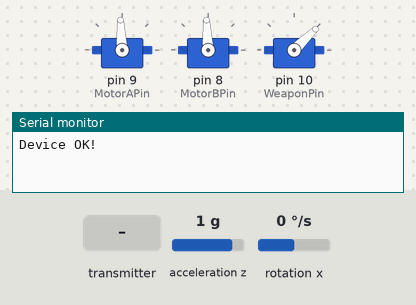
Recording of a sketch running on a simulated Arduino Leonardo, built with avr-gcc and run on an emulated ATmega32U4. Parts: 3 × servo, the last lines printed to the serial monitor. The test bench sets the inputs (shaded band); at power-on: acceleration z 1 g, rotation x 0 °/s.

Above: at 4.2 s.
4.3 s: the transmitter starts sending readChannel.5 = 2000
5.8 s: the transmitter starts sending readChannel.0 = 2000
At 6.8 s:
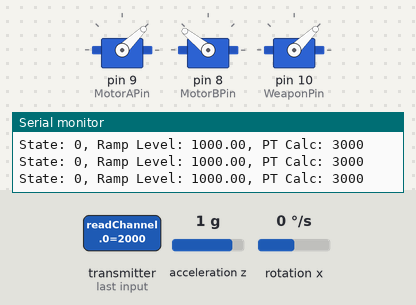
At 8.4 s:
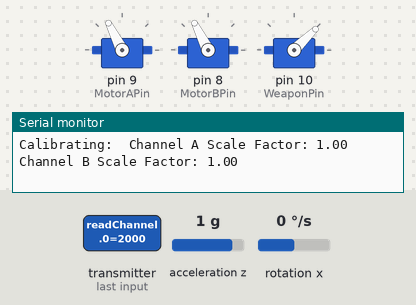
8.8 s: the transmitter starts sending readChannel.1 = 1500
11.8 s: the transmitter starts sending readChannel.5 = 1000
13.9 s: the transmitter starts sending readChannel.0 = 1000
At 15.1 s:
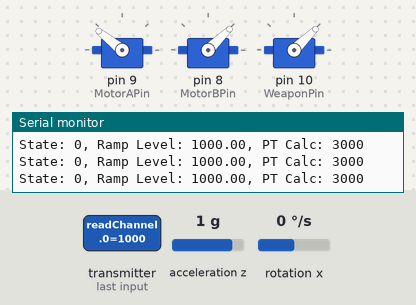
15.4 s: the transmitter starts sending readChannel.1 = 1000
At 16.5 s:
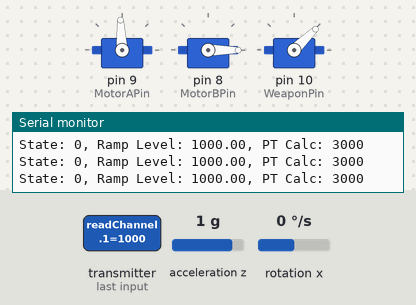
Timing chart, 0 to 17.9 s (numbered marks = the images above; inputs shaded):
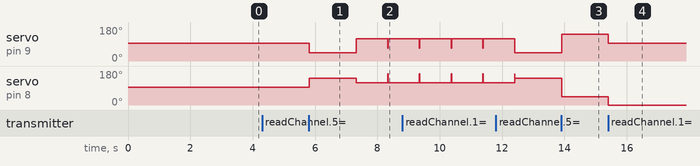

The sketch:

R1030.ino
```cpp
#include "Channel.h"
#include "Motor.h"
#include "IMU.h"
#include "Drive.h"
#include "Timer.h"

// This item toggles debugging behaviour on or off.
// Comment the item out to disable debugging messages.
/*
#define debug
// Set up debugging behaviours
#ifdef debug
#define debug_print(x) Serial.print (x)
#define debug_println(x) Serial.println (x)
#else
#define debug_print(x)
#define debug_println(x)
#endif
*/

#define MotorAChannel 1
#define MotorAPin 9
#define MotorBChannel 2
#define MotorBPin 8  // CHECK
#define CalibrateChannel 5
#define WeaponChannel 6
#define WeaponPin 10  // CHECK

Channel Channels;
Motor WeaponMotor;
Motor DriveMotorA;
Motor DriveMotorB;

IMU myIMU(I2C_MODE, 0x6A);  //I2C device address 0x6A

Drive Drive(DriveMotorA, DriveMotorB, MotorAChannel, MotorBChannel, CalibrateChannel, Channels, myIMU);

float _Reading[8];
long CalibrateTimeout;
int Direction = 0; // 0 = Right side up, 1 = Upside down. Update with IMU direction
int cnt_rec = 0;
int cnt_rec_previous = -1;
Timer CheckRxTimer;
bool RxState;
int RxCheckCount = 0;
int DisconnectedCount = 0;

void ReadChannels() {
  // Channel 0 - Right joystick left/right, right = 2000, left = 1000
  // Channel 1 - Right joystick up/down, up = 2000, down = 1000
  // Channel 2 - Left joystick up/down, up = 2000, down = 1000
  // Channel 3 - Left joystick left/right, right = 2000, left = 1000
  // Channel 4 - NU
  // Channel 5 - Front button, pressed = 2000, released = 1000
  // Channel 6 - Switch A (Left Switch), up = 1000, middle = cut off value, down = 2000
  // Channel 7 - Switch B (Right Switch), up = 1000, middle = cut off value, down = 2000, Used for FailSafe signal
  Channels.ReadChannels();
  for (int i = 0; i < 8; i++) {
    _Reading[i] = Channels.Map(i);
  }
#ifdef debug
  debug_print(_Reading[0]);
  debug_print("    ");
  debug_print(_Reading[1]);
  debug_print("    ");
  debug_print(_Reading[2]);
  debug_print("    ");
  debug_print(_Reading[3]);
  debug_print("    ");
  debug_print(_Reading[4]);
  debug_print("    ");
  debug_print(_Reading[5]);
  debug_print("    ");
  debug_print(_Reading[6]);
  debug_print("    ");
  debug_println(_Reading[7]);
  delay(100);
#endif
}
void CheckCalibration() {
  if (Drive.StartCalibration()) {
    Drive.ResetCalibration();
    CalibrateTimeout = millis();
    while (true) {
      ReadChannels();
      if (Drive.StopCalibration()) {
        Serial.println("Stop calibration");
        break;
      }
      if (Drive.Calibrated()) {
        Serial.println("Calibrated");
        break;
      }
      if ((millis() - CalibrateTimeout) > 20000) {
        Serial.println("Timed Out");
        break;
      }
    }
  }
}
void RunDriveMotors() {
  if (!myIMU.IsUpsideDown()) {
    //Serial.println("Right Side Up");
    Direction = 0;
  } else {
    //Serial.println("Upside Down");
    Direction = 1;
  }
  //Drive.TankDrive(Direction);
  Drive.ArcadeDrive(Direction);
}
void RunWeaponMotor() {
  if (_Reading[WeaponChannel] == 2000) {
    WeaponMotor.RampMotor("UP", 3000, "Weapon");
  }
  else {
    WeaponMotor.RampMotor("DOWN", 1000, "Weapon");
  }
}
void ArmESC() {
  DriveMotorA.Output(1500, "A");
  DriveMotorB.Output(1500, "B");
  WeaponMotor.Output(1000, "Weapon");
  delay(3000);
}
bool RxDisconnected() {
  if (CheckRxTimer.DN()) {
    CheckRxTimer.RES();
    cnt_rec = Channels.cnt_rec;
    if (cnt_rec_previous == cnt_rec) {
      RxCheckCount ++;
    }
    else {
      RxCheckCount = 0;
    }
    RxState = (RxCheckCount == 5)? true:false;
    cnt_rec_previous = cnt_rec;
  }
  return RxState;
}
void ShutDownMotors() {
  DriveMotorA.Output(1500, "A");
  DriveMotorB.Output(1500, "B");
  WeaponMotor.Output(1000, "Weapon");
  WeaponMotor.StartFlag = false;
}

void setup() {
  Serial.begin(115200);
  Channels.begin(Serial1, IBUSBM_NOTIMER);
  Channels.Init(0, 1000, 2000, 1000, 2000, 1500, 1.00);
  Channels.Init(1, 1000, 2000, 1000, 2000, 1500, 1.00);
  Channels.Init(2, 1000, 2000, 1000, 2000, 1500, 1.00);
  Channels.Init(3, 1000, 2000, 1000, 2000, 1500, 1.00);
  Channels.Init(4, 1000, 2000, 1000, 2000, 1500, 1.00);
  Channels.Init(5, 1000, 2000, 1000, 2000, 1500, 1.00);
  Channels.Init(6, 1000, 2000, 1000, 2000, 1000, 1.00);
  Channels.Init(7, 1000, 2000, 1000, 2000, 1500, 1.00);

  Drive.Init();

  WeaponMotor.RampTimer.Init(3000);
  CheckRxTimer.Init(100);
  CheckRxTimer.EN = true;

  // Attach Motor ESCs
  DriveMotorA.attach(MotorAPin);
  DriveMotorB.attach(MotorBPin);
  WeaponMotor.attach(WeaponPin);
  ArmESC();

  //while (!Serial); // Need to comment when connected to external power other than USB-C

  //Call .begin() to configure the IMUs

  if (myIMU.begin() != 0) {
    Serial.println("Device error");
  } else {
    Serial.println("Device OK!");
  }
}
void loop() {

  ReadChannels();
  if (_Reading[CalibrateChannel] == 2000) {
    Serial.println("Ready");
    while (true) {
      //myIMU.printGyroInfo();
      //myIMU.printAccelInfo();
      //DriveMotorA.PrintMotorInfo();
      //DriveMotorB.PrintMotorInfo();
      //WeaponMotor.PrintMotorInfo();
      ReadChannels();
      CheckCalibration();
      RunDriveMotors();
      RunWeaponMotor();
      if (RxDisconnected()) {
        DisconnectedCount ++;
        Serial.print("Disconnected: ");
        Serial.println(DisconnectedCount);
        DisconnectedCount = 0;
        ShutDownMotors();
        break;
      }
    }
  }
}
```

Channel.cpp
```cpp
#include "Channel.h"

Channel::Channel()
  : IBusBM() {
}
void Channel::ReadChannels() {
  Channel::loop();
  for (int i = 0; i < 8; i++) {
    Reading[i] = Channel::readChannel(i);
  }
}
void Channel::Init(int channelNum, float _RawMin, float _RawMax, float _ScaledMin, float _ScaledMax, float _CutOff, float _ScaleFactor) {
  RawMin[channelNum] = _RawMin;
  RawMax[channelNum] = _RawMax;
  ScaledMin[channelNum] = _ScaledMin;
  ScaledMax[channelNum] = _ScaledMax;
  CutOff[channelNum] = _CutOff;
  ScaleFactor[channelNum] = _ScaleFactor;
}
void Channel::OverrideReading(int channelNum, int value) {
  Reading[channelNum] = value;
}
float Channel::Map(int channelNum) {
  Output[channelNum] = constrain(map(Reading[channelNum], RawMin[channelNum], RawMax[channelNum], ScaledMin[channelNum], ScaledMax[channelNum]), 1000, 2000);
  if (Output[channelNum] > (CutOff[channelNum] - 50) && Output[channelNum] < (CutOff[channelNum] + 50)) {
    Output[channelNum] = CutOff[channelNum];
    return Output[channelNum];
  }
  return Output[channelNum];
}
```

Channel.h
```cpp
#ifndef Channel_h
#define Channel_h
#include <Arduino.h>
#include <IBusBM.h>

class Channel : public IBusBM {
public:
  Channel();
  void ReadChannels();
  void Init(int channelNum, float _RawMin, float _RawMax, float _ScaledMin, float _ScaledMax, float _CutOff, float _ScaleFactor);
  void OverrideReading(int channelNum, int value);
  float Map(int channelNum);
  float Reading[8];
  float RawMin[8];
  float RawMax[8];
  float ScaledMin[8];
  float ScaledMax[8];
  float CutOff[8];
  float Output[8];
  float ScaleFactor[8];
};

#endif
```

Drive.cpp
```cpp
#include "Drive.h"

Drive::Drive(Motor& DriveMotorA, Motor& DriveMotorB, int MotorAChannel, int MotorBChannel, int CalibrateChannel, Channel& Channels, IMU& myIMU)
  : _DriveMotorA(DriveMotorA), _DriveMotorB(DriveMotorB), _MotorAChannel(MotorAChannel), _MotorBChannel(MotorBChannel), _CalibrateChannel(CalibrateChannel), _Channels(Channels), _myIMU(myIMU) {
  _DriveMotorA_CutOff = _Channels.CutOff[_MotorAChannel];
  _DriveMotorB_CutOff = _Channels.CutOff[_MotorBChannel];
}
void Drive::Init() {
  _PID.SetCV(_Channels.ScaledMin[_MotorAChannel], _Channels.ScaledMax[_MotorAChannel]);
  _PID.SetGain(.50, 0, 0);
}
bool Drive::StartCalibration() {  // 3 second button press or more
  _Calibrate.ButtonState = _Channels.Reading[_CalibrateChannel];
  if (_Calibrate.ButtonState == 2000 && _Calibrate.ButtonState != _Calibrate.ButtonPreviousState) {
    _Calibrate.ButtonOnStartTime = millis();
  }
  _Calibrate.ButtonPreviousState = _Calibrate.ButtonState;

  if (_Calibrate.ButtonState == 2000 && (millis() - _Calibrate.ButtonOnStartTime) > 3000) {
    return true;
  } else {
    return false;
  }
}
bool Drive::StopCalibration() {  // 500 ms button press or less
  _Calibrate.ButtonState = _Channels.Reading[_CalibrateChannel];
  if (_Calibrate.ButtonState == 2000 && _Calibrate.ButtonState != _Calibrate.ButtonPreviousState) {
    _Calibrate.ButtonOnStartTime = millis();
    _Calibrate.ButtonPressed = true;
  }
  if (_Calibrate.ButtonState == 1000 && _Calibrate.ButtonState != _Calibrate.ButtonPreviousState) {
    _Calibrate.ButtonOffStartTime = millis();
  }
  _Calibrate.ButtonPreviousState = _Calibrate.ButtonState;
  if ((_Calibrate.ButtonOffStartTime - _Calibrate.ButtonOnStartTime) <= 500 && _Calibrate.ButtonPressed) {
    _Calibrate.ButtonPressed = false;
    return true;
  } else {
    return false;
  }
}
bool Drive::Calibrated() {
  _Channels.OverrideReading(_MotorAChannel, 1750);
  _Channels.OverrideReading(_MotorBChannel, 1750);
  Drive::TankDrive(0);
  if ((millis() - _Calibrate.CheckTimePrevious) > 1000) {
    _Calibrate.CheckTimePrevious = millis();
    pv = _myIMU.GyroX();  // CHECK FOR CORRECT ONE
    PID_Output = _PID.Output(pv);
    if (pv > pvMin && pv < pvMax) {
      _Calibrated = true;
    } else if (pv < pvMin) {
      _Channels.ScaleFactor[_MotorAChannel] = _Channels.ScaleFactor[_MotorAChannel] - abs(PID_Output);  // CHECK IF THIS IS CORRECT
    } else if (pv > pvMax) {
      _Channels.ScaleFactor[_MotorBChannel] = _Channels.ScaleFactor[_MotorBChannel] - abs(PID_Output);  // CHECK IF THIS IS CORRECT
    }
  }
  Serial.print("Calibrating:");
  Serial.print("  Channel A Scale Factor: ");
  Serial.print(_Channels.ScaleFactor[_MotorAChannel]);
  Serial.print("  Channel B Scale Factor: ");
  Serial.println(_Channels.ScaleFactor[_MotorBChannel]);
  return _Calibrated;
}
void Drive::ResetCalibration() {  // Set process variable minimum and maximum for PID loop based on current orientation
  bandwidth = 10;
  sp = _myIMU.GyroX();           // CHECK FOR CORRECT ONE
  pvMin = sp - (bandwidth / 2);  // CHECK MATH
  pvMax = sp + (bandwidth / 2);
  _PID.SetSP(sp);
  _PID.SetPV(pvMin, pvMax);
  _PID.ResetIntegral();
  _Calibrated = false;
  _Calibrate.CheckTimePrevious = millis();
  Serial.print("Reset calibration");
}
void Drive::TankDrive(int Direction) {
  if (Direction == 0) {
    _DriveMotorA.Output(_Channels.Map(_MotorAChannel) * _Channels.ScaleFactor[_MotorAChannel], "A");
    _DriveMotorB.Output(_Channels.Map(_MotorBChannel) * _Channels.ScaleFactor[_MotorBChannel], "B");
  }
  else { // Change logic to flip controls
    _DriveMotorA.Output(_Channels.Map(_MotorAChannel) * _Channels.ScaleFactor[_MotorAChannel], "A");
    _DriveMotorB.Output(_Channels.Map(_MotorBChannel) * _Channels.ScaleFactor[_MotorBChannel], "B");
  }
}
void Drive::ArcadeDrive(int Direction) {
  _Ch0 = _Channels.Map(0);
  _Ch1 = _Channels.Map(1);
  // Left motor = Y + X
  // Right motor = Y - X
  _ArcadeDriveLeft = map(_Ch1, 1000, 2000, -500, 500) + map(_Ch0, 1000, 2000, -500, 500);
  _ArcadeDriveLeft = map(_ArcadeDriveLeft, -500, 500, 1000, 2000);
  _ArcadeDriveRight = map(_Ch1, 1000, 2000, -500, 500) - map(_Ch0, 1000, 2000, -500, 500);
  _ArcadeDriveRight = map(_ArcadeDriveRight, -500, 500, 1000, 2000);
  _ArcadeDriveLeftFlipped = map(_ArcadeDriveLeft, 1000, 2000, 2000, 1000);
  _ArcadeDriveRightFlipped = map(_ArcadeDriveRight, 1000, 2000, 2000, 1000);
  if (Direction == 0) {
    _DriveMotorA.Output(_ArcadeDriveRight * _Channels.ScaleFactor[_MotorAChannel], "A");
    _DriveMotorB.Output(_ArcadeDriveLeft * _Channels.ScaleFactor[_MotorBChannel], "B");
  }
  else {
    _DriveMotorA.Output(_ArcadeDriveLeftFlipped * _Channels.ScaleFactor[_MotorAChannel], "A");
    _DriveMotorB.Output(_ArcadeDriveRightFlipped * _Channels.ScaleFactor[_MotorBChannel], "B");
  }
}
```

Drive.h
```cpp
#ifndef Drive_h
#define Drive_h
#include "Channel.h"
#include "Motor.h"
#include "IMU.h"
#include "PID.h"

class Drive {
private:
  struct Calibrate {
    int ButtonState;
    int ButtonPreviousState;
    unsigned long ButtonOnStartTime;
    unsigned long ButtonOffStartTime;
    bool ButtonPressed;
    long CheckTimePrevious;
  };
  Calibrate _Calibrate;
  Motor& _DriveMotorA;
  Motor& _DriveMotorB;
  int _MotorAChannel;
  int _MotorBChannel;
  int _CalibrateChannel;
  Channel& _Channels;
  IMU& _myIMU;
  float _DriveMotorA_CutOff;
  float _DriveMotorB_CutOff;
  bool _Calibrated;
  PID _PID;
  float PID_Output;
  float bandwidth;
  float sp;
  float pv;
  float pvMin;
  float pvMax;
  int _Ch0;
  int _Ch1;
  int _ArcadeDriveLeft;
  int _ArcadeDriveRight;
  int _ArcadeDriveLeftFlipped;
  int _ArcadeDriveRightFlipped;
public:
  Drive(Motor& DriveMotorA, Motor& DriveMotorB, int MotorAChannel, int MotorBChannel, int CalibrateChannel, Channel& Channels, IMU& myIMU);
  void Init();
  bool StartCalibration();
  bool StopCalibration();
  bool Calibrated();
  void ResetCalibration();
  void TankDrive(int Direction);
  void ArcadeDrive(int Direction);
};

#endif
```

IMU.cpp
```cpp
#include "IMU.h"

IMU::IMU(uint8_t busType, uint8_t address)
  : LSM6DS3(busType, address) {
    _AvgWeight = .999;
    _InputWeight = (1.000 - _AvgWeight);
    AverageGyroX.SetWeights(_AvgWeight, _InputWeight);
    AverageGyroY.SetWeights(_AvgWeight, _InputWeight);
    AverageGyroZ.SetWeights(_AvgWeight, _InputWeight);
    AverageAccelX.SetWeights(_AvgWeight, _InputWeight);
    AverageAccelY.SetWeights(_AvgWeight, _InputWeight);
    AverageAccelZ.SetWeights(_AvgWeight, _InputWeight);
    _PreviousCheckTime = millis();
}
float IMU::GyroX() {
  return AverageGyroX.AVG(readFloatGyroX());
}
float IMU::GyroY() {
  return AverageGyroY.AVG(readFloatGyroY());
}
float IMU::GyroZ() {
  return AverageGyroZ.AVG(readFloatGyroZ());
}
float IMU::AccelX() {
  return AverageAccelX.AVG(readFloatAccelX());
}
float IMU::AccelY() {
  return AverageAccelY.AVG(readFloatAccelY());
}
float IMU::AccelZ() {
  return AverageAccelZ.AVG(readFloatAccelZ());
}
void IMU::printGyroInfo() {
  _GyroX = GyroX();
  _GyroY = GyroY();
  _GyroZ = GyroZ();
  if ((millis() - _PreviousCheckTime) > 1000) {
    Serial.print(" GX1 = ");
    Serial.print(_GyroX, 4);
    Serial.print(" GY1 = ");
    Serial.print(_GyroY, 4);
    Serial.print(" GZ1 = ");
    Serial.println(_GyroZ, 4);
    _PreviousCheckTime = millis();
  }
}
void IMU::printAccelInfo() {
  _AccelX = AccelX();
  _AccelY = AccelY();
  _AccelZ = AccelZ();
  if ((millis() - _PreviousCheckTime) > 1000) {
    Serial.print(" AX1 = ");
    Serial.print(_AccelX, 4);
    Serial.print(" AY1 = ");
    Serial.print(_AccelY, 4);
    Serial.print(" AZ1 = ");
    Serial.println(_AccelZ, 4);
    _PreviousCheckTime = millis();
  }
}
bool IMU::IMU_Orientation::Orientation(float Reading, float MinThreshold, float MaxThreshold, int Delay) {
  value = false;
  if (Reading >= MinThreshold && Reading <= MaxThreshold) {
    state = true;
  } else {
    state = false;
  }
  if (state != lastState) {
    lastDebounceTime = millis();
  }
  if ((millis() - lastDebounceTime) > Delay) {
    value = state;
  }
  lastState = state;
  return value;
}
void IMU::Average::SetWeights(float AvgWeight, float InputWeight) {
  _AVG = 0;
  _AvgWeight = AvgWeight;
  _InputWeight = InputWeight;
}
float IMU::Average::AVG(float InputRaw) {
  _AVG = (_AVG * _AvgWeight) + (InputRaw * _InputWeight);
  return _AVG;
}
bool IMU::IsUpsideDown() {
  float Reading = IMU::AccelZ();
  return Z.Orientation(Reading, -1.25, -0.65, 500);
}
```

IMU.h
```cpp
#ifndef IMU_h
#define IMU_h
#include <Arduino.h>
#include "LSM6DS3.h"
#include "Wire.h"

class IMU : public LSM6DS3 {
private:
  float _AvgWeight;
  float _InputWeight;
  float _GyroX;
  float _GyroY;
  float _GyroZ;
  float _AccelX;
  float _AccelY;
  float _AccelZ;
  long _PreviousCheckTime;
public:
  IMU(uint8_t busType, uint8_t address);
  float GyroX();
  float GyroY();
  float GyroZ();
  float AccelX();
  float AccelY();
  float AccelZ();
  void printGyroInfo();
  void printAccelInfo();
  bool IsUpsideDown();
  class IMU_Orientation {
  private:
    bool state;
    bool lastState = false;
    bool value = false;
    unsigned long debounceDelay;
    unsigned long lastDebounceTime = 0;
  public:
    bool Orientation(float Reading, float MinThreshold, float MaxThreshold, int Delay);
  };
  class Average {
  private:
    float _AVG;
    float _InputRaw;
    float _AvgWeight;
    float _InputWeight;
  public:
    void SetWeights(float AvgWeight, float InputWeight);
    float AVG(float InputRaw);
  };
  IMU_Orientation Z;
  Average AverageGyroX;
  Average AverageGyroY;
  Average AverageGyroZ;
  Average AverageAccelX;
  Average AverageAccelY;
  Average AverageAccelZ;
};

#endif
```

Motor.h
```cpp
#ifndef Motor_h
#define Motor_h
#include <Arduino.h>
#include <Servo.h>
#include "Timer.h"

class Motor : public Servo {
private:
  int _Output;
  float _RampLevel;
  String _MotorName;
  enum State {
    STOPPED,
    RAMP_UP,
    RAMP_DOWN,
    RUNNING
  };
  State _State = STOPPED;
  int _ScaledLow;
  int _ScaledHigh;
public:
  void Output(int signalLevel, String MotorName);
  void RampMotor(String Direction, int PT, String MotorName);
  void PrintMotorInfo();
  bool StartFlag = false;
  Timer RampTimer;
};

#endif
```

PID.cpp
```cpp
#include "PID.h"

PID::PID() {
}
void PID::SetCV(float cvMin, float cvMax) {
  _cvMin = cvMin;
  _cvMax = cvMax;
}
void PID::SetPV(float pvMin, float pvMax) {
  _pvMin = pvMin;
  _pvMax = pvMax;
}
void PID::SetSP(float sp) {
  _sp = sp;
}

void PID::SetGain(float Kp, float Ki, float Kd) {
  _Kp = Kp;
  _Ki = Ki;
  _Kd = Kd;
}
void PID::ResetIntegral() {
  _integral = 0;
  _lasterror = 0;
}
float PID::Output(float pv) {
  _pv = pv;
  _error = _sp - _pv;
  _proportional = _error * _Kp;
  _integral = _integral + (_error * _Ki);
  _derivative = (_error - _lasterror) * _Kd;
  _lasterror = _error;
  _output = _proportional + _integral + _derivative;
  return _output;
}
```

PID.h
```cpp
#ifndef PID_h
#define PID_h

class PID {
private:
  float _error;
  float _lasterror;
  float _sp;
  float _pv;
  float _cv;
  float _pvMin;
  float _pvMax;
  float _cvMin;
  float _cvMax;
  float _output;
  float _Kp;
  float _Ki;
  float _Kd;
  float _proportional;  // proportional gain
  float _integral;      // integral gain
  float _derivative;    // derivative gain
public:
  PID();
  void SetCV(float cvMin, float cvMax);
  void SetPV(float pvMin, float pvMax);
  void SetSP(float sp);
  void SetGain(float Kp, float Ki, float Kd);
  void ResetIntegral();
  float Output(float pv);
};

#endif
```

Source omitted: Motor.cpp (2133 bytes), Timer.cpp (331 bytes), Timer.h (262 bytes)

Measured:
- after the input at 5.8 s, servo on pin 9 (MotorAPin): 93° → 44° at once, → 117° 1.5 s later; servo on pin 8 (MotorBPin): 93° → 141° at once, → 117° 1.5 s later
- after the input at 13.9 s, servo on pin 9 (MotorAPin): 44° → 141° at once; servo on pin 8 (MotorBPin): 141° → 44° at once
- after the input at 15.4 s, servo on pin 9 (MotorAPin): 141° → 93° at once; servo on pin 8 (MotorBPin): 44° → 0° at once
